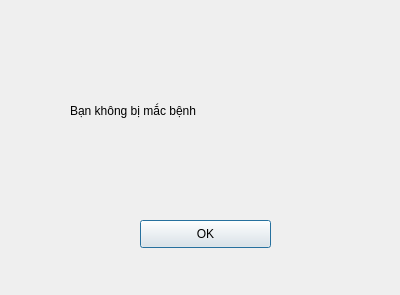
<?xml version="1.0" encoding="UTF-8"?>
<ui version="4.0">
 <class>Dialog</class>
 <widget class="QDialog" name="Dialog">
  <property name="geometry">
   <rect>
    <x>0</x>
    <y>0</y>
    <width>400</width>
    <height>295</height>
   </rect>
  </property>
  <property name="windowTitle">
   <string>Dialog</string>
  </property>
  <widget class="QPushButton" name="pushButton">
   <property name="geometry">
    <rect>
     <x>140</x>
     <y>220</y>
     <width>131</width>
     <height>28</height>
    </rect>
   </property>
   <property name="styleSheet">
    <string notr="true">font: 12pt &quot;MS Shell Dlg 2&quot;;</string>
   </property>
   <property name="text">
    <string>OK</string>
   </property>
  </widget>
  <widget class="QLabel" name="label">
   <property name="geometry">
    <rect>
     <x>70</x>
     <y>90</y>
     <width>261</width>
     <height>41</height>
    </rect>
   </property>
   <property name="styleSheet">
    <string notr="true">font: 14pt &quot;MS Shell Dlg 2&quot;;</string>
   </property>
   <property name="text">
    <string>Bạn không bị mắc bệnh</string>
   </property>
  </widget>
 </widget>
 <resources/>
 <connections/>
</ui>
